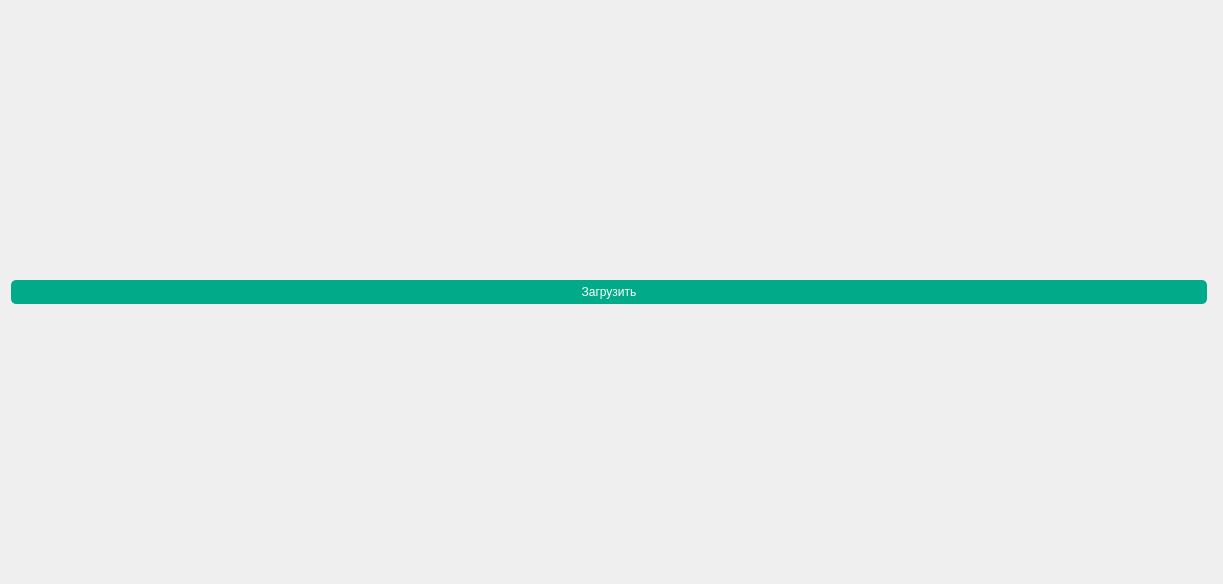
<?xml version="1.0" encoding="UTF-8"?>
<ui version="4.0">
 <class>Widget</class>
 <widget class="QWidget" name="Widget">
  <property name="geometry">
   <rect>
    <x>0</x>
    <y>0</y>
    <width>1223</width>
    <height>584</height>
   </rect>
  </property>
  <property name="windowTitle">
   <string>Widget</string>
  </property>
  <layout class="QGridLayout" name="gridLayout">
   <item row="0" column="0">
    <layout class="QGridLayout" name="graph_layout"/>
   </item>
   <item row="1" column="0">
    <widget class="QPushButton" name="input_btn">
     <property name="styleSheet">
      <string notr="true">QPushButton {
	float: right;
	margin-right:5px;
	border-radius: 5px;
	-moz-border-radius: 5px;
	-webkit-border-radius: 5px;
	padding: 5px 9px;
	font-size: 1.2em;
	color: rgb(255, 255, 255);
	background-color: rgb(1, 170, 136);
	text-shadow: #454545 0 0 2px;
	border-botton: 4px solid rgba(217, 91, 72, 1);;
}

QPushButton::hover {
	float: right;
	margin-right:5px;
	border-radius: 5px;
	-moz-border-radius: 5px;
	-webkit-border-radius: 5px;
	padding: 5px 9px;
	font-size: 1.2em;
	color:  rgb(1, 170, 136);
	background-color: rgb(255, 255, 255);
	text-shadow: #454545 0 0 2px;
	border-botton: 4px solid rgba(217, 91, 72, 1);;
}</string>
     </property>
     <property name="text">
      <string>Загрузить</string>
     </property>
    </widget>
   </item>
  </layout>
 </widget>
 <resources/>
 <connections/>
</ui>
